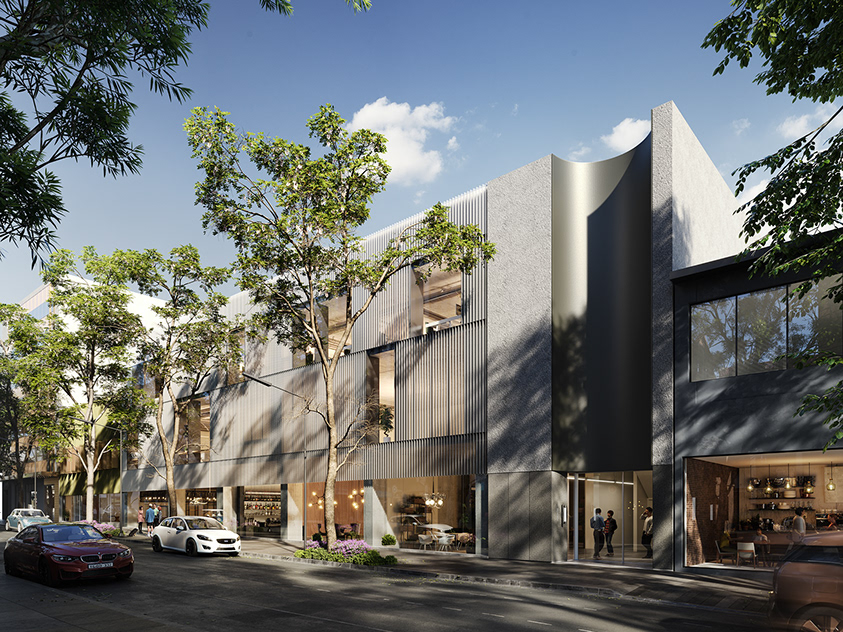
#> input picture images/c44720114260627.6037b3eac0e2d.jpg, 843 x 632 px
$ python cropper.py --input_image_folder images --width 100 --height 100
#> lines starting #> are read from the running program, lines starting #| are printed output that depends on the picture
import glob
import os

import numpy as np
import argparse

from PIL import Image

parser = argparse.ArgumentParser(description='Cropper')
parser.add_argument('--input_image_folder', type=str, required=True,
                    help='The folder containing the images to be cropped.')
parser.add_argument('--width', type=int, required=True,
                    help='The width of the cropped images.')
parser.add_argument('--height', type=int, required=True,
                    help='The height of the cropped images.')
parser.add_argument('--copy', type=bool, required=False, default=False)


def random_crop(image, width, height):
    """Crops the given PIL.Image at a random location.
    Args:
        width: Desired output width.
        height: Desired output height.
    Returns:
        A function that takes an image and returns a randomly cropped image.
    """
    image_width, image_height = image.size
    offset_width = max(0, image_width - width)
    offset_height = max(0, image_height - height)
    offset = (np.random.randint(0, offset_width + 1),
              np.random.randint(0, offset_height + 1))
    return image.crop((offset[0], offset[1], offset[0] + width, offset[1] + height))


def main():
    args = parser.parse_args()

    input_image_folder = args.input_image_folder
    width = args.width
    height = args.height
    copy = args.copy

    a = 0
    test_files = []
    while len(test_files) == 0 and a < 10:
        test_files = glob.glob(input_image_folder + '/*')

    print('FILES FOUND: ', len(test_files))
    to_remove = []
    for idx, im in enumerate(test_files):
        image = Image.open(im)
#> image is the input picture: PIL image 843x632 RGB; mean R, G, B 107.4, 110.5, 108.5
        image_width, image_height = image.size
#> image_width = 843; image_height = 632
        if not (image_width == width and image_height == height):
            if image_width < width or image_height < height:
                print('REMOVING: ', im)
                # Remove image
                to_remove.append(im)
            else:
                print('CROPPING: ', idx, ' OF ', len(test_files), ' : ', im)
                if image_width > width or image_height > height:
                    # Resize image making smaller dimension equal to desired dimension
                    if image_width > image_height:
                        new_height = height
                        new_width = int(image_width * (height / image_height))
#> new_width = 133
                    else:
                        new_width = width
                        new_height = int(image_height * (width / image_width))

                    image = image.resize((new_width, new_height), Image.LANCZOS)
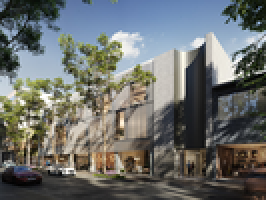
#> image: PIL image 133x100 RGB (shown 2 times larger); mean R, G, B 107.4, 110.5, 108.4

                # Crop image
                image = random_crop(image, width, height)
#> in random_crop, `return image.crop((offset[0], offset[1], offset[0] + width, offset[1] ..`:
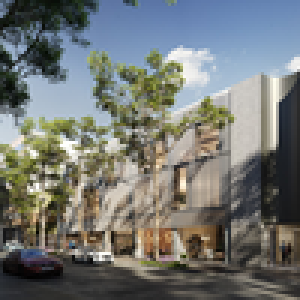
#> returned value: PIL image 100x100 RGB (shown 3 times larger); mean R, G, B 115.1, 118.4, 115.6


                # Save image
                if copy:
                    image.save(im.replace('.jpg', '_cropped.jpg'))
                else:
                    image.save(im)

    s = input('Do you want to remove the images (' + str(len(to_remove)) + ') that are too small? y/n')
#> the answer given: y
    if s == 'y':
        for im in to_remove:
            os.remove(im)


if __name__ == "__main__":
    main()
